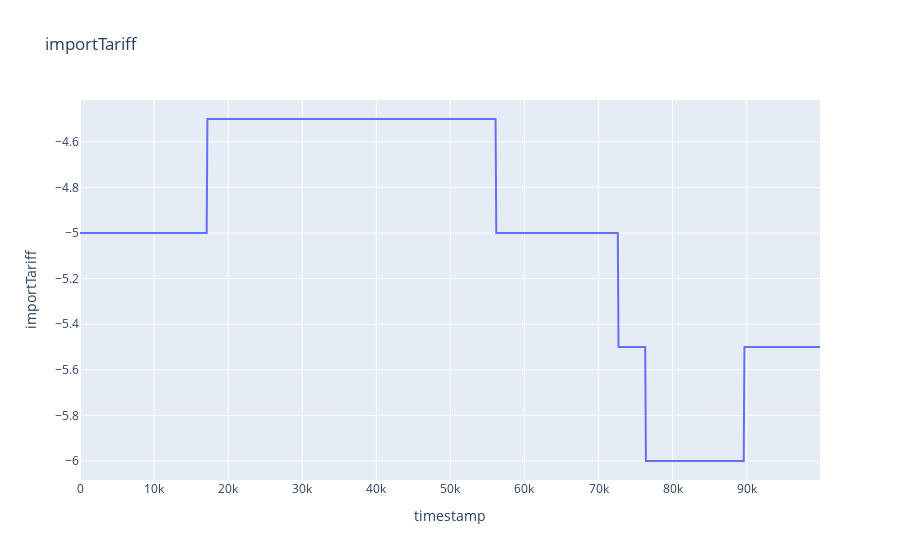

Write notebook code for a chart like this one.
### Code cell
px.line(clean_df, x='timestamp', y='importTariff', title='importTariff')

### Figure 1 — Plotly figure (JSON) as saved in the notebook; plotly's stock layout.template omitted (floating-point values rounded to 4 significant figures; data arrays with more than 128 entries replaced by an {"elided": "..."} marker saying what was removed)
{"data": [{"hovertemplate": "timestamp=%{x}<br>importTariff=%{y}<extra></extra>", "legendgroup": "", "line": {"color": "#636efa", "dash": "solid"}, "marker": {"symbol": "circle"}, "mode": "lines", "name": "", "orientation": "v", "showlegend": false, "type": "scatter", "x": {"elided": "1000 int values"}, "xaxis": "x", "y": {"elided": "1000 float values"}, "yaxis": "y"}], "layout": {"legend": {"tracegroupgap": 0}, "title": {"text": "importTariff"}, "xaxis": {"anchor": "y", "domain": [0, 1], "title": {"text": "timestamp"}}, "yaxis": {"anchor": "x", "domain": [0, 1], "title": {"text": "importTariff"}}}}
